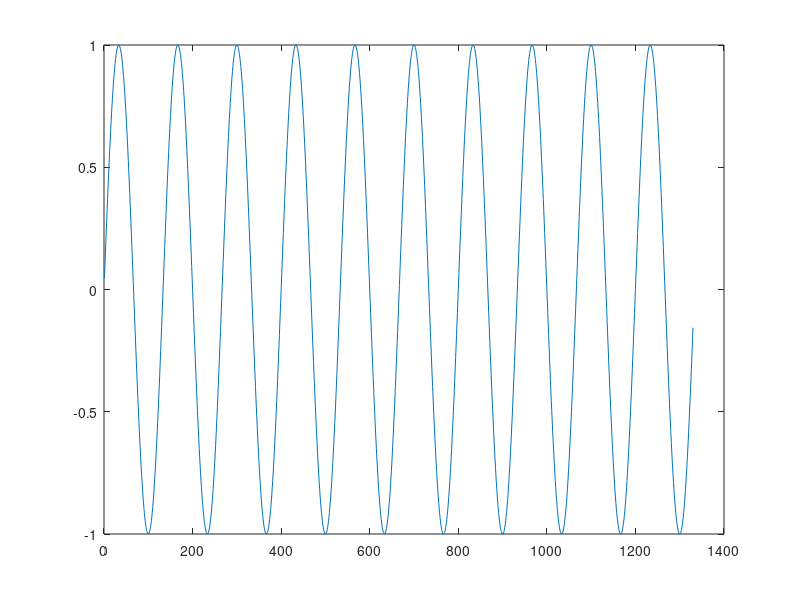

The MATLAB script that drew this image: (Note: this script raises an error after producing the figure.)
% function [T, Txx] = solve3D(para, model, flag) %#codegen
clc
clear
close all
%等方性　境界の圧電性カット
%%
para.solution = struct('dx', 44e-6, 'dt', 5e-9, 'nt', 8000); % 空間、時間分解能は1.5MHzで計算すること
wd = 0.5 - 0.5 * cos(2 * pi * 1.5e6 * para.solution.dt * (1:round(1/1.5e6/ para.solution.dt)));
para.wave = single(sin(2 * pi * 1.5e6 *  para.solution.dt * (1:round(1/1.5e6/ para.solution.dt)*10)));

%%
hann_wd = hann(numel(para.wave));   % ← numel or length が正解
hann_wd = hann_wd.';  

% hann window
% para.wave = para.wave.*hann_wd;

figure;
plot(para.wave)

model = 'model/rat-tibia-model';

flag = true;
% flag = false;
%%
gpuDevice(1);
gpuDeviceTable

%% solve3D(para, 'model.mat', false);
%%%%%%%%%%%%%%%%%%%%%%%%%%%%%%%%%%%%%%%%%%%%%%%%%%%%%%%%%%%%%%%%%%%%%%%%%%%%%%%

load(model);

[nx, ny, nz] = size(input_model);
nx = single(nx);
ny = single(ny);
nz = single(nz);

is_model_normal = single(is_model);
is_model_normal(is_model_normal < 1) = 0;
is_model_share = single(is_model_normal(1:end-1, 1:end-1, 1:end-1));
is_model_share(is_model_share < 1) = 0;
% rate = struct('axcial', 1 - 10^(-2.1/20 * 100 * para.solution.dx), 'normal', 1 - 10^(-3.1/20 * 100 * para.solution.dx), 'share', 1 - 10^(-5.2/20 * 100 * para.solution.dx));
rate = struct('axcial', 0, 'normal', 0, 'share', 0); % 今回は減衰ゼロで回す
run 'const/elastic_homo'
%% モデルを見る
volumeViewer(input_model)
figure;


%% 入力波形作成
input_wave = single(zeros(1, para.solution.nt * 2));
input_wave(1, 1:length(para.wave)) = para.wave;

%%
if flag
  run 'const/gpu_matrix_ForFDTD'
  is_model_share = gpuArray(is_model_share);
  is_model_normal = gpuArray(is_model_normal);
else
  run 'const/cpu_matrix'
end


a = figure;
a.Position = [50 -100 1200 750];
c = round(15e-3/ para.solution.dx/2);

tt = gpuArray(zeros(1, para.solution.nt));

hole_x = 290;
hole_y = 256;
hole_z = 208;

range_y = 156:356;
range_z = 100:300;

outDirTxy = 'Result/Txy';
outDirTyz = 'Result/Tyz';
outDirTzx = 'Result/Tzx';

dataTxy = gpuArray(single(zeros(ny, nz)));
dataTyz = gpuArray(single(zeros(ny, nz)));
dataTzx = gpuArray(single(zeros(ny, nz)));


tic

%%
for s = 1:para.solution.nt

  [Txx, Tyy, Tzz] = send_wave(Txx, Tyy, Tzz, input_model, input_wave(s));

  [Ux, Uy, Uz, Txx, Tyy, Tzz, Tyz, Tzx, Txy] ...
    = FDTD3D_3(Ux, Uy, Uz, Txx, Tyy, Tzz, Tyz, Tzx, Txy,  ...
    dtdx ...
    , nx, ny, nz, is_model_normal, is_model_share);

  [Txx, Tyy, Tzz, hig] ...
    = higdon3D(Txx, Tyy, Tzz, hig, h, nx, ny, nz);

  %%%%

  if rem(s, 10) == 0
    drawnow
    %%
    subplot(2,2,1); imagesc(squeeze(Txx(hole_x, range_y, range_z))); axis equal tight; caxis([-0.5 0.5]);
    subplot(2,2,2); imagesc(squeeze(Txy(hole_x, range_y, range_z))); axis equal tight; 
    subplot(2,2,3); imagesc(squeeze(Tyz(hole_x, range_y, range_z))); axis equal tight;
    subplot(2,2,4); imagesc(squeeze(Tzx(hole_x, range_y, range_z))); axis equal tight; 
    saveas(gcf, sprintf('image_per100/image_%04d.png', s))
    
    %% 観測波形
    dataTxy = Txy(hole_x, range_y, range_z);
    dataTyz = Txy(hole_x, range_y, range_z);
    dataTzx = Txy(hole_x, range_y, range_z);

    fileName_Txy = fullfile(outDirTxy, sprintf("wave10_Txy_%04d.csv", s));
    fileName_Tyz = fullfile(outDirTyz, sprintf("wave10_Tyz_%04d.csv", s));
    fileName_Tzx = fullfile(outDirTzx, sprintf("wave10_Tzx_%04d.csv", s));
    writematrix(dataTxy,fileName_Txy);
    writematrix(dataTyz,fileName_Tyz)
    writematrix(dataTzx,fileName_Tzx)
  end

  clc
  sprintf('回転数: %d回/%d回', s, para.solution.nt)
  time = toc / s * (para.solution.nt - s);
  tt(1, s) = time;
  sprintf('残り時間: %d時間 %d分%0.3f秒', round(rem(time / 3600, 60)), rem(round(time / 60), 60), round(rem(time, 60), 3))

  

end
T = toc
